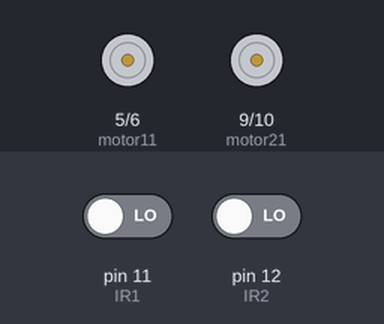
Recording of a sketch running on a simulated Arduino Uno, built with avr-gcc and run on an emulated ATmega328P. On the bench: motor-driver pin pairs drawn as motors (green arrow = first pin HIGH = forward, orange = second pin HIGH = backward, longer = more drive). Inputs (shaded band) come from the test bench; at power-on: pin 11 (IR1) LOW, pin 12 (IR2) LOW.

Above: at 1.2 s.
1.3 s: pin 11 (IR1) driven HIGH
At 2.5 s:
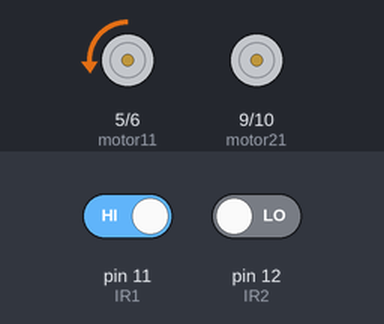
2.8 s: pin 12 (IR2) driven HIGH
At 4.0 s:
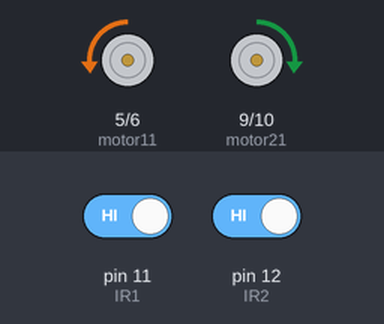
4.3 s: pin 11 (IR1) driven LOW
At 4.9 s:
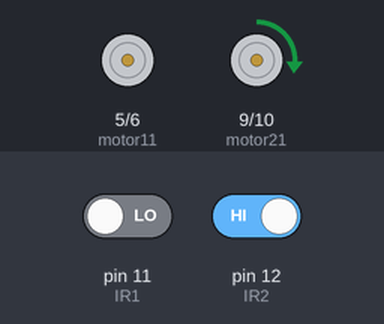
Timing chart, 0 to 7.3 s (numbered marks = the images above; inputs shaded):
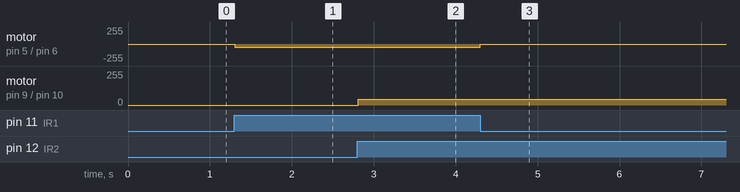

Measured:
- after the input at 1.3 s, motor on pin 5 (motor11) / pin 6 (motor12): stopped → backward 45/255 at once
- after the input at 2.8 s, motor on pin 9 (motor21) / pin 10 (motor22): stopped → forward 45/255 at once
- after the input at 4.3 s, motor on pin 5 (motor11) / pin 6 (motor12): backward 45/255 → stopped at once

The sketch:

compiled1103ltws.ino
```cpp
int motor11 = 5;
int motor12 = 6;
int motor21 = 9;
int motor22 = 10;
int IR1 = 11;
int IR2 = 12;

void setup() {
  // put your setup code here, to run once:
  pinMode(motor11, OUTPUT);
  pinMode(motor12, OUTPUT);
  pinMode(motor21, OUTPUT);
  pinMode(motor22, OUTPUT);
  pinMode(IR1, INPUT);
  pinMode(IR2, INPUT);
  Serial.begin(9600);
}

void loop() {
  // put your main code here, to run repeatedly:
  int IR1val = digitalRead(IR1);
  int IR2val = digitalRead(IR2);

/* //This block is for testing the IR sensors
  Serial.print("IR1: ");
  Serial.println(IR1val);
  delay(1000);
  Serial.print("IR2: ");
  Serial.println(IR2val);
  delay(1000);
*/

/* //This block is for testing the motors
  digitalWrite(motor11, HIGH);
  delay(1000);
  digitalWrite(motor11, LOW);
  delay(1000);
  digitalWrite(motor22, HIGH);
  delay(1000);
  digitalWrite(motor22, LOW);
  delay(1000);
 */

//This block is for line tracing
//0 is black, 1 is white
  if ((IR1val==1) && (IR2val==1)){
    analogWrite(motor12, 45);
    analogWrite(motor21, 45);
  }
  else if ((IR1val==0) && (IR2val==1)){
    analogWrite(motor12, 0);
    analogWrite(motor21, 45);
  }
  else if ((IR1val==1) && (IR2val==0)){
    analogWrite(motor12, 45);
    analogWrite(motor21, 0);
  }
  else{
    digitalWrite(motor12, 0);
    digitalWrite(motor21, 0);
  }
  delay(10);
}
```
